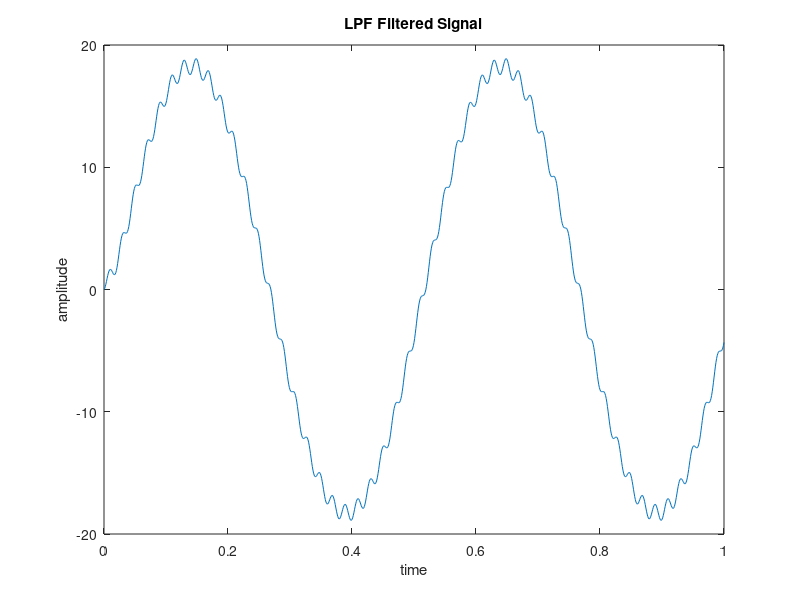

The MATLAB source for this figure:
% Define parameters
N = 1000;
dt = 1.0 / N;
t = 0:dt:1.0;

% Compute the original signal
f1 = 2.0;
f2 = 50.0;
A1 = 1.0;
A2 = 0.2;

signal = A1 * sin(2 * pi * f1 * t) + A2 * sin(2 * pi * f2 * t);

% Design a low-pass filter
lowpass_cutoff_frequency = 2; % Adjust this value for your desired cutoff frequency
p1 = 2*3.1415*lowpass_cutoff_frequency;
c1 = 0.075; % Adjust as needed

yyy_lpf(1) = signal(1);

for ii = 2:length(signal)
    yyy_lpf(ii) = c1 * (signal(ii) + p1 * yyy_lpf(ii-1)) + signal(ii);
end

% Plot the low-pass filtered signal
figure;
plot(t, yyy_lpf);
xlabel('time');
ylabel('amplitude');
title('LPF Filtered Signal');
